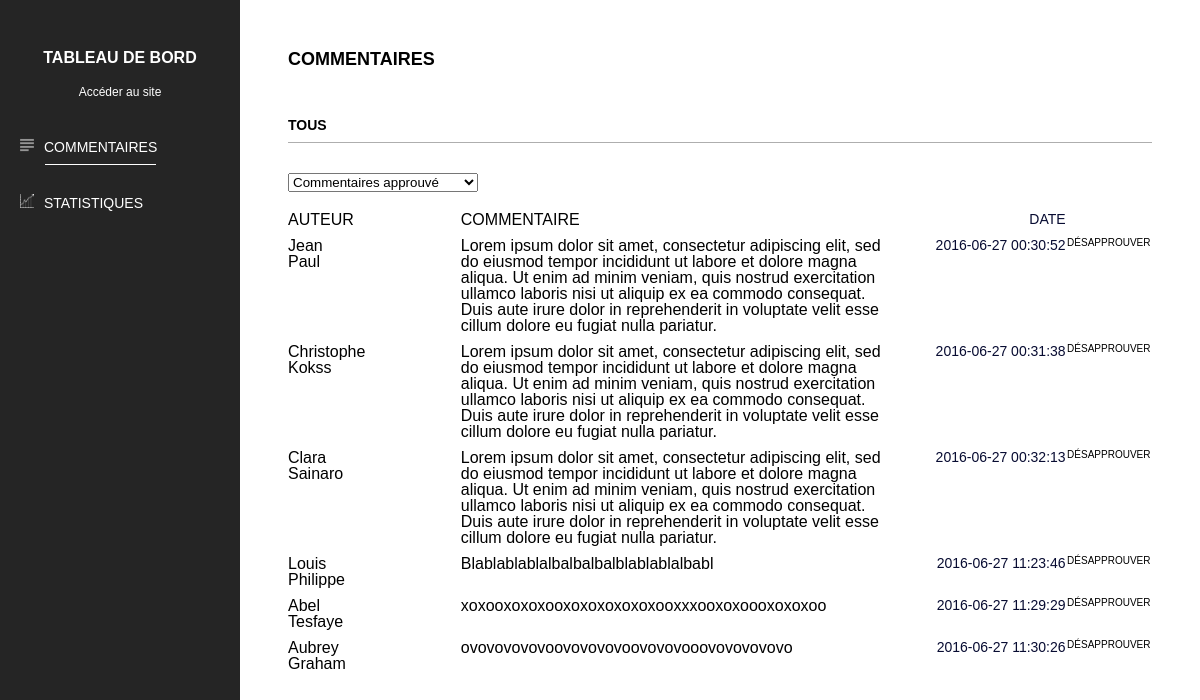
The app's page /admin/index.php with its own data.
### tables this page shows
CREATE TABLE `signataire` (
  `id` int(11) NOT NULL,
  `nom` varchar(255) NOT NULL,
  `prenom` varchar(255) NOT NULL,
  `commentaire` text NOT NULL,
  `public` int(11) NOT NULL DEFAULT '0',
  `mail` varchar(255) NOT NULL,
  `lien_partage` int(11) NOT NULL DEFAULT '0',
  `nbr_neveu` int(11) NOT NULL DEFAULT '0',
  `parrain` varchar(11) NOT NULL,
  `date` datetime NOT NULL
);

### controller/PageController.php (called while the page is built, shortened)
<?php
class PageController
{
    public function __construct(\PDO $PDO)
    {
        $this->repository = new PageRepository($PDO);
    }
    public function listeMessageAdmin()
    {
        $dataValid = $this->repository->getComValid();
        include "view/admin/commentaire.php";
    }
}

### model/PageRepository.php (called while the page is built, shortened)
<?php
class PageRepository
{
    private $PDO;
    public function __construct(\PDO $PDO)
    {
        $this->PDO = $PDO;
    }
    public function getComValid()
    {
        $sql = "SELECT
                     `id`,
                    `nom`,
                    `prenom`,
                    `mail`,
                    `commentaire`,
                    `public`,
                    `date`
                FROM
                    `signataire`
                WHERE
                    public = 1
                ";
        $stmt = $this->PDO->prepare($sql);
        $stmt->execute();
        return $stmt->fetchAll(\PDO::FETCH_OBJ);
    }
}

### view/admin/commentaire.php (the view, shortened to what this page needs)
<!DOCTYPE html>
<html lang="en">
<head>
     <link rel="stylesheet" href="../assets/css/reset.css">
    <link rel="stylesheet" href="../assets/css/style.css">
</head>
<body>
    <div class="left-admin">
        <h1>TABLEAU DE BORD</h1>
        <a href="../?a=home"><h2>Accéder au site</h2></a>
        <ul>
            <a href="?a=list"><li><img src="../assets/img/text-lines.png">COMMENTAIRES</li></a>
            <div class="mini-bar"></div>
            <a href="?a=stats"><li><img src="../assets/img/diagram.png">STATISTIQUES</li></a>
        </ul>
    </div>
    <div class="right-admin">
        <div class="container-admin">
            <h3>COMMENTAIRES</h3>
            <h4>TOUS</h4>
            <div class="bar"></div>
            <select class="select">
                <option value="approuve">Commentaires approuvé</option>
            </select>
            <ul class="comment-title">
                <li class="auteur">AUTEUR</li>
                <li class="comment">COMMENTAIRE</li>
                <li class="date">DATE</li>
            </ul>
                <?php foreach($dataValid as $page):?>
            <ul class="valid main-tr">
                <li class="auteur"><?=$page->nom?></br><?=$page->prenom?></li>
                <li class="comment"><?=$page->commentaire?></li>
                <li class="date"><?=$page->date?></li>
                <li class="validation"><a href="?a=list&p=desapprouve&id=<?=$page->id?>" class="desapprouver">DÉSAPPROUVER</a></li>
            </ul>
                <?php endforeach;?>
        </div>
    </div>
</body>
</html>

### assets/css/style.css (style rules this page uses)
body { font-family: "OpenSans", sans-serif; width: 100%; overflow-x: hidden; overflow: -moz-scrollbars-none; -ms-overflow-style: none; }
footer a:hover, footer a:active, footer a:link, footer a:visited, { color: #fff; }
.date { width: 50%; float: right; text-align: right; font-size: 14px; color: #080c32; font-family: "OpenSans-Bold", sans-serif; }
.right-admin a { text-decoration: none; color: #000; }
.left-admin a { text-decoration: none; color: #FFF; }
.left-admin { width: 20%; background: #252525; position: fixed; height: 100%; float: left; color: #FFF; }
.left-admin h1 { margin-top: 50px; font-size: 16px; font-weight: bold; text-align: center; }
.left-admin h2 { font-size: 12px; text-align: center; font-weight: lighter; margin-top: 20px; }
.left-admin a { text-decoration: none; }
.left-admin ul { margin-top: 40px; }
.left-admin li { color: #FFF; font-size: 14px; margin-left: 20px; margin-top: 40px; }
.left-admin img { width: 14px; margin-right: 10px; }
.right-admin { width: 80%; height: 100%; float: right; }
.right-admin select { margin-bottom: 20px; }
.container-admin { width: 90%; margin: auto; }
.right-admin h3 { font-size: 18px; font-weight: bold; margin-bottom: 50px; margin-top: 50px; }
.right-admin h4 { font-size: 14px; font-weight: bold; margin-bottom: 10px; margin-top: 20px; }
.right-admin .bar { width: 100%; height: 1px; background: #aeaeae; margin-bottom: 30px; }
.mini-bar { width: 111px; height: 1px; background: #FFF; margin-left: 45px; position: absolute; margin-top: 10px; }
.right-admin .auteur { width: 20%; }
.right-admin .comment { width: 50%; }
.right-admin .date { width: 20%; }
.right-admin .validation { width: 10%; font-size: 10px; text-align: center; }
.right-admin .valid .auteur { width: 20%; }
.right-admin .valid .comment { width: 50%; }
.right-admin .valid .date { width: 20%; }
.right-admin .valid .validation { width: 10%; }
.right-admin ul { width: 100%; clear: both; }
.right-admin ul li { float: left; margin-bottom: 10px; }

### records on screen
signataire: nom "Jean", prenom "Paul", commentaire "Lorem ipsum dolor sit amet, consectetur adipiscing elit, sed do eiusmod tempor incididunt ut labore et dolore magna aliqua. Ut enim ad minim veniam, quis nostrud exercitation ullamco laboris nisi ut aliquip ex ea commodo consequat. Duis aute irure dolor in reprehenderit in voluptate velit esse cillum dolore eu fugiat nulla pariatur.", date "2016-06-27 00:30:52"
signataire: nom "Christophe", prenom "Kokss", commentaire "Lorem ipsum dolor sit amet, consectetur adipiscing elit, sed do eiusmod tempor incididunt ut labore et dolore magna aliqua. Ut enim ad minim veniam, quis nostrud exercitation ullamco laboris nisi ut aliquip ex ea commodo consequat. Duis aute irure dolor in reprehenderit in voluptate velit esse cillum dolore eu fugiat nulla pariatur.", date "2016-06-27 00:31:38"
signataire: nom "Clara", prenom "Sainaro", commentaire "Lorem ipsum dolor sit amet, consectetur adipiscing elit, sed do eiusmod tempor incididunt ut labore et dolore magna aliqua. Ut enim ad minim veniam, quis nostrud exercitation ullamco laboris nisi ut aliquip ex ea commodo consequat. Duis aute irure dolor in reprehenderit in voluptate velit esse cillum dolore eu fugiat nulla pariatur.", date "2016-06-27 00:32:13"
signataire: nom "Louis", prenom "Philippe", commentaire "Blablablablalbalbalbalblablablalbabl", date "2016-06-27 11:23:46"
signataire: nom "Abel", prenom "Tesfaye", commentaire "xoxooxoxoxooxoxoxoxoxoxooxxxooxoxoooxoxoxoo", date "2016-06-27 11:29:29"
signataire: nom "Aubrey", prenom "Graham", commentaire "ovovovovovoovovovovoovovovooovovovovovo", date "2016-06-27 11:30:26"
